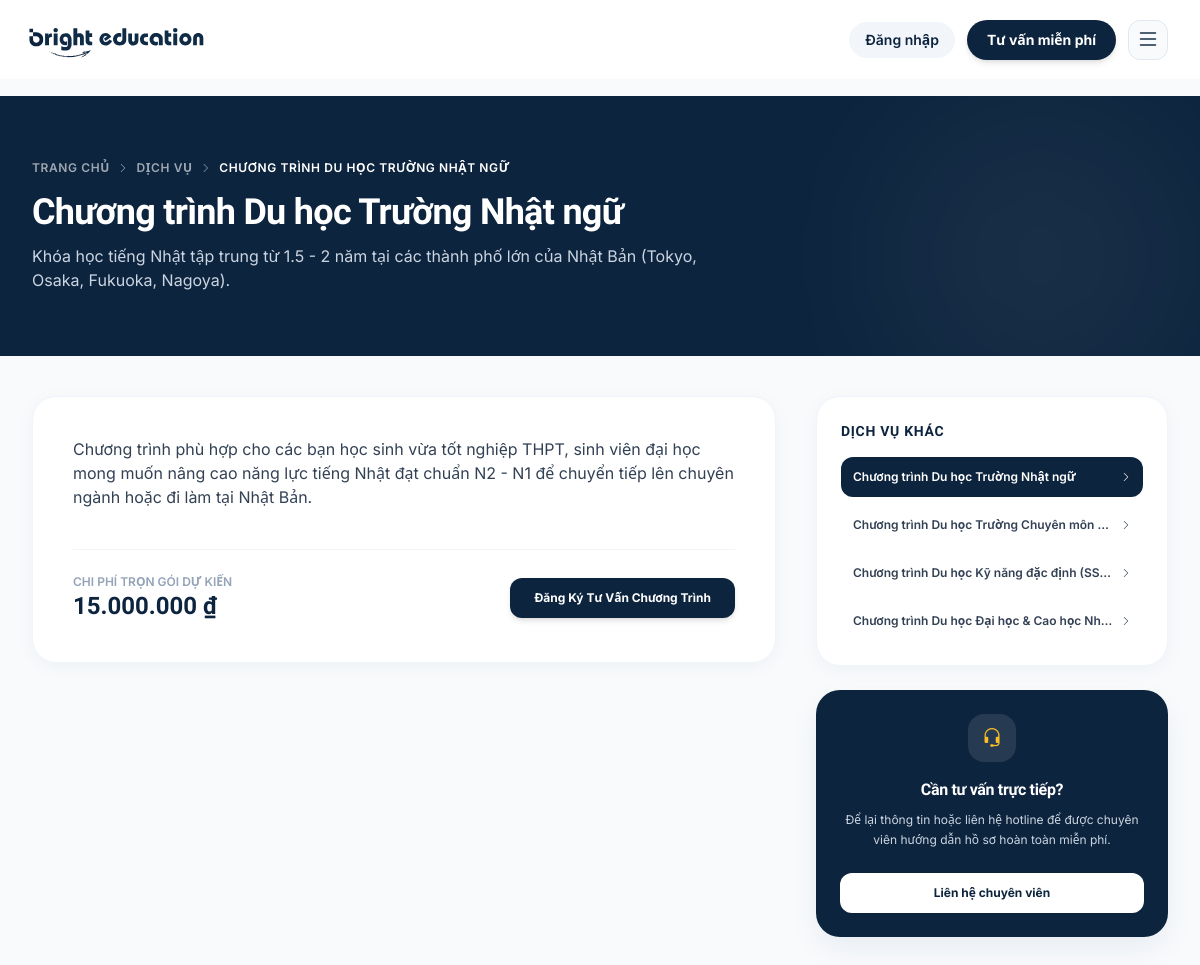
Screenshot of /services/du-hoc-truong-nhat-ngu with the database file from the repository.
### tables this page shows
CREATE TABLE services (
            id             INTEGER PRIMARY KEY AUTOINCREMENT,
            name           TEXT,
            title          TEXT NOT NULL,
            slug           TEXT UNIQUE NOT NULL,
            description    TEXT,
            content        TEXT,
            icon           TEXT,
            price          REAL DEFAULT 0,
            display_order  INTEGER NOT NULL DEFAULT 0,
            status         TEXT NOT NULL DEFAULT 'active' CHECK(status IN ('active','inactive')),
            created_at     TEXT NOT NULL DEFAULT (datetime('now','localtime')),
            updated_at     TEXT NOT NULL DEFAULT (datetime('now','localtime'))
        );

### app/Controllers/ServiceController.php (called while the page is built, shortened)
<?php
class ServiceController {
    public function show($slug) {
        $service = Service::findBySlug($slug);
        $allServices = Service::getActive();
        $baseUrl = getSystemBaseUrl();
        $canonicalUrl = "{$baseUrl}/services/{$service['slug']}";
        $schema = [
            '@context' => 'https://schema.org',
            '@type' => 'Service',
            'name' => $service['title'],
            'serviceType' => $service['name'] ?? $service['title'],
            'description' => $service['description'],
            'url' => $canonicalUrl,
            'provider' => [
                '@type' => 'EducationalOrganization',
                'name' => getSetting('site_name', 'Bright Education'),
                'url' => "{$baseUrl}/"
            ],
            'offers' => [
                '@type' => 'Offer',
                'price' => (float)$service['price'],
                'priceCurrency' => 'VND'
            ]
        ];
        view('blog/service_detail', [
            'service' => $service,
            'all_services' => $allServices,
            'page_title' => $service['title'] . ' - ' . getSetting('site_name', 'Bright Education'),
            'meta_description' => $service['description'] ?: 'Chi tiết chương trình ' . $service['title'],
            'canonical_url' => $canonicalUrl,
            'og_type' => 'website',
            'schema_json' => $schema,
            'page_css' => 'home'
        ]);
    }
}

### app/Models/Service.php (called while the page is built, shortened)
<?php
class Service {
    public static function getActive() {
        $db = Database::getInstance();
        $stmt = $db->prepare("
            SELECT * FROM services
            WHERE status = 'active'
            ORDER BY display_order ASC, id ASC
        ");
        $stmt->execute();
        return $stmt->fetchAll(PDO::FETCH_ASSOC);
    }
    public static function findBySlug($slug) {
        $db = Database::getInstance();
        $stmt = $db->prepare("SELECT * FROM services WHERE slug = ? LIMIT 1");
        $stmt->execute([$slug]);
        $result = $stmt->fetch(PDO::FETCH_ASSOC);
        return $result ?: null;
    }
}

### views/blog/service_detail.php (the view, shortened to what this page needs)
<?php
include APP_ROOT . '/views/layouts/header.php';
?>
<main class="pt-24 bg-slate-50 min-h-screen pb-20">
  <section class="bg-primary text-white py-12 lg:py-16 relative overflow-hidden">
    <div class="absolute top-0 right-0 w-80 h-80 bg-white/5 rounded-full blur-[80px] pointer-events-none"></div>
    <div class="max-w-7xl mx-auto px-5 lg:px-8 relative z-10">
      <nav class="flex items-center gap-2 text-xs font-semibold text-white/60 mb-4 uppercase tracking-wider" aria-label="Breadcrumb">
        <a href="/" class="hover:text-white transition-colors">Trang chủ</a>
        <i class="bi bi-chevron-right text-[10px]"></i>
        <a href="/services" class="hover:text-white transition-colors">Dịch vụ</a>
        <i class="bi bi-chevron-right text-[10px]"></i>
        <span class="text-white"><?php echo htmlspecialchars($service['title']); ?></span>
      </nav>
      <h1 class="text-3xl sm:text-4xl font-extrabold text-white font-display leading-tight">
        <?php echo htmlspecialchars($service['title']); ?>
      </h1>
      <p class="text-slate-300 text-sm sm:text-base mt-3 max-w-2xl">
        <?php echo htmlspecialchars($service['description']); ?>
      </p>
    </div>
  </section>
  <div class="max-w-7xl mx-auto px-5 lg:px-8 mt-10">
    <div class="grid grid-cols-1 lg:grid-cols-3 gap-10">
      <div class="lg:col-span-2 space-y-8">
        <div class="bg-white rounded-3xl p-6 sm:p-10 border border-slate-100 shadow-soft">
          <div class="prose max-w-none text-slate-700 leading-relaxed text-sm sm:text-base">
            <?php if (!empty($service['content'])): ?>
              <?php echo $service['content']; ?>
            <?php endif; ?>
          </div>
          <div class="mt-10 pt-6 border-t border-slate-100 flex flex-wrap items-center justify-between gap-4">
            <div>
              <span class="text-xs text-slate-400 block font-semibold uppercase">Chi phí trọn gói dự kiến</span>
              <span class="text-2xl font-bold text-primary font-display">
                <?php echo $service['price'] > 0 ? formatMoney($service['price']) : 'Liên hệ'; ?>
              </span>
            </div>
            <a href="/contact?service=<?php echo urlencode($service['title']); ?>" class="px-6 py-3 bg-primary hover:bg-slate-800 text-white rounded-xl font-bold text-xs shadow-md transition-all">
              Đăng Ký Tư Vấn Chương Trình
            </a>
          </div>
        </div>
      </div>
      <div class="space-y-6">
        <div class="bg-white rounded-3xl p-6 border border-slate-100 shadow-soft">
          <h3 class="text-sm font-bold text-primary uppercase tracking-wider mb-4 font-display">Dịch Vụ Khác</h3>
          <div class="space-y-2">
            <?php foreach ($all_services as $s):
              $isCurrent = $s['slug'] === $service['slug'];
            ?>
              <a href="/services/<?php echo htmlspecialchars($s['slug']); ?>" class="flex items-center justify-between p-3 rounded-xl text-xs font-semibold transition-colors <?php echo $isCurrent ? 'bg-primary text-white' : 'text-slate-700 hover:bg-slate-50'; ?>">
                <span class="truncate"><?php echo htmlspecialchars($s['title']); ?></span>
                <i class="bi bi-chevron-right text-[10px] ml-2"></i>
              </a>
            <?php endforeach; ?>
          </div>
        </div>
        <div class="bg-primary text-white rounded-3xl p-6 shadow-medium text-center relative overflow-hidden">
          <div class="w-12 h-12 rounded-2xl bg-white/10 flex items-center justify-center mx-auto mb-4 text-xl text-amber-400">
            <i class="bi bi-headset"></i>
          </div>
          <h4 class="text-base font-bold font-display mb-2">Cần tư vấn trực tiếp?</h4>
          <p class="text-xs text-slate-300 mb-6 leading-relaxed">Để lại thông tin hoặc liên hệ hotline để được chuyên viên hướng dẫn hồ sơ hoàn toàn miễn phí.</p>
          <a href="/contact" class="block w-full py-3 bg-white text-primary rounded-xl font-bold text-xs hover:bg-slate-100 transition-colors shadow-sm">
            Liên hệ chuyên viên
          </a>
        </div>
      </div>
    </div>
  </div>
</main>
<?php include APP_ROOT . '/views/layouts/footer.php'; ?>

### public/assets/css/components.css (style rules this page uses)
html { scroll-behavior: smooth; }
body { background-color: #ffffff; }
h1, h2, h3, h4, h5, h6 { font-family: 'Quicksand', sans-serif; letter-spacing: -0.02em; }
.prose { color: #334155; line-height: 1.8; }
.prose p { margin-bottom: 1.25rem; }

### public/assets/css/home.css (style rules this page uses)
:root { --home-navy: #0d243e; --home-navy-2: #183a59; --home-blue: #345b7b; --home-mist: #eef3f7; --home-line: #dce5ec; --home-muted: #607086; }

### public/assets/css/core/variables_base.css (style rules this page uses)
:root { color-scheme: light; --background: #ffffff; --background: oklch(1 0 0); --foreground: #09090b; --foreground: oklch(0.145 0 0); --card: #ffffff; --card: oklch(1 0 0); --card-foreground: #09090b; --card-foreground: oklch(0.145 0 0); --popover: #ffffff; --popover: oklch(1 0 0); --popover-foreground: #09090b; --popover-foreground: oklch(0.145 0 0); --primary: #09090b; --primary: oklch(0.145 0 0); --primary-foreground: #ffffff; --primary-foreground: oklch(1 0 0); --secondary: #f4f4f5; --secondary: oklch(0.97 0 0); --secondary-foreground: #09090b; --secondary-foreground: oklch(0.145 0 0); --muted: #f4f4f5; --muted: oklch(0.97 0 0); --muted-foreground: #71717a; --muted-foreground: oklch(0.556 0 0); --accent: #f4f4f5; --accent: oklch(0.97 0 0); --accent-foreground: #09090b; --accent-foreground: oklch(0.145 0 0); --destructive: #ef4444; --destructive: oklch(0.637 0.208 25.331); --border: #e4e4e7; --border: oklch(0.95 0 0); --input: #e4e4e7; --input: oklch(0.922 0 0); --ring: #d4d4d8; --ring: oklch(0.87 0 0); --radius: 16px; --spacing: 1.5rem; font-family: 'Inter', ui-sans-serif, system-ui, sans-serif; font-size: 16px; line-height: 1.6; }
*, *::before, *::after { box-sizing: border-box; margin: 0; padding: 0; }
html { background-color: var(--background); color: var(--foreground); min-height: 100%; }
body { background-color: var(--background); color: var(--foreground); min-height: 100vh; -webkit-font-smoothing: antialiased; }
html, body, .header, .site-footer, .card, .article-card, .hero-spotlight-card, .theme-toggle-btn, .mobile-nav-drawer { transition: background-color 0.25s ease, border-color 0.25s ease, color 0.15s ease; }
a { color: inherit; text-decoration: none; }

### views/layouts/partials/head_meta.php (style rules this page uses)
h1, h2, h3, h4, h5, h6 { font-family: 'Quicksand', ui-sans-serif, system-ui, sans-serif !important; }

### rows the page displays
services: title "CHƯƠNG TRÌNH DU HỌC TRƯỜNG NHẬT NGỮ", title "Chương trình Du học Trường Nhật ngữ", description "Khóa học tiếng Nhật tập trung từ 1.5 - 2 năm tại các thành phố lớn của Nhật Bản (Tokyo, Osaka, Fukuoka, Nagoya).", content "Chương trình phù hợp cho các bạn học sinh vừa tốt nghiệp THPT, sinh viên đại học mong muốn nâng cao năng lực tiếng Nhật đạt chuẩn N2 - N1 để chuyển tiếp lên chuyên ngành hoặc đi làm tại Nhật Bản.", price "15.000.000 ₫"
services: title "Chương trình Du học Trường Chuyên môn…"
services: title "Chương trình Du học Kỹ năng đặc định (SS…"
services: title "Chương trình Du học Đại học & Cao học Nh…"
